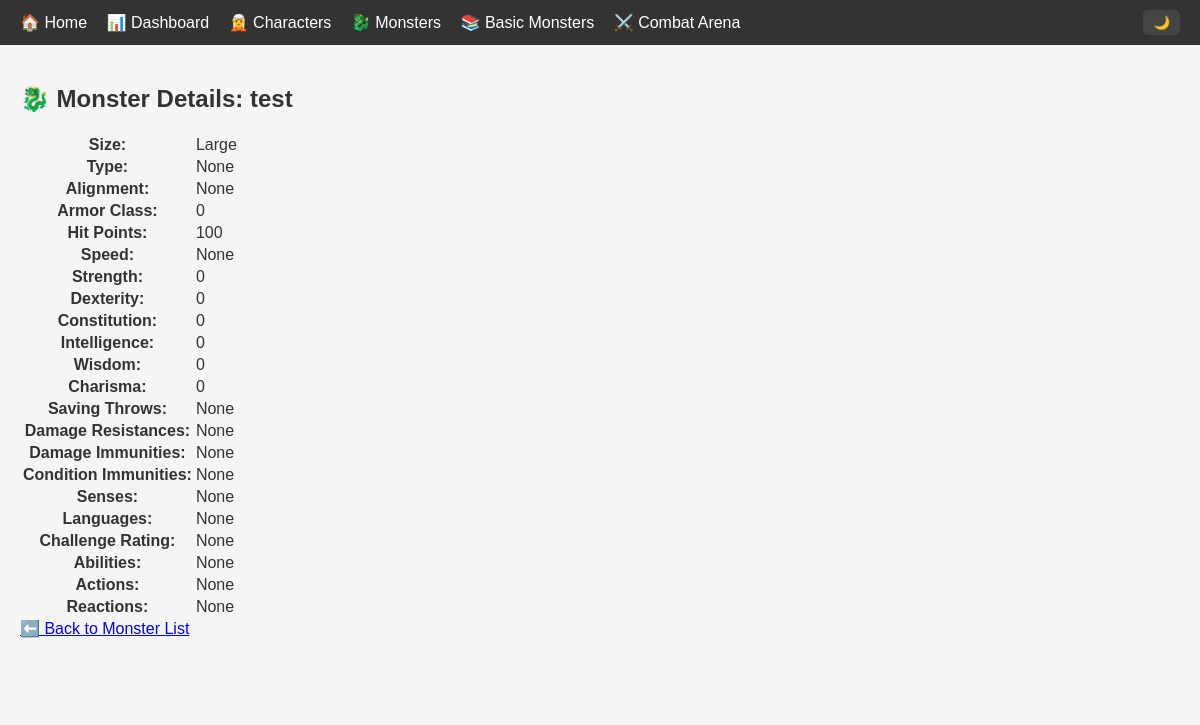
Screenshot of /accounts/monster/1/ with the database file from the repository.
### accounts/models.py (models this page shows, shortened)
class Monster(models.Model):
    name = models.CharField(max_length=100)  # Required field
    size = models.CharField(max_length=50, null=True, blank=True)
    type = models.CharField(max_length=50, null=True, blank=True)
    alignment = models.CharField(max_length=50, null=True, blank=True)
    armor_class = models.IntegerField(null=True, blank=True)
    hit_points = models.IntegerField(null=True, blank=True)
    speed = models.CharField(max_length=100, null=True, blank=True)
    strength = models.IntegerField(null=True, blank=True)
    dexterity = models.IntegerField(null=True, blank=True)
    constitution = models.IntegerField(null=True, blank=True)
    intelligence = models.IntegerField(null=True, blank=True)
    wisdom = models.IntegerField(null=True, blank=True)
    charisma = models.IntegerField(null=True, blank=True)
    saving_throws = models.TextField(null=True, blank=True)
    damage_resistances = models.TextField(null=True, blank=True)
    damage_immunities = models.TextField(null=True, blank=True)
    condition_immunities = models.TextField(null=True, blank=True)
    senses = models.TextField(null=True, blank=True)
    languages = models.TextField(null=True, blank=True)
    challenge_rating = models.CharField(max_length=20, null=True, blank=True)
    abilities = models.TextField(null=True, blank=True)
    actions = models.TextField(null=True, blank=True)
    reactions = models.TextField(null=True, blank=True)

### accounts/views.py (the view)
# urls.py: path('monster/<int:monster_id>/', views.monster_detail, name='monster_detail'),
def monster_detail(request, monster_id):
    monster = get_object_or_404(Monster, id=monster_id)
    return render(request, "accounts/monster_detail.html", {"monster": monster})

### accounts/templates/accounts/monster_detail.html
{% extends 'base.html' %}
{% block content %}
<h2>🐉 Monster Details: {{ monster.name }}</h2>
<table>
    <tr><th>Size:</th><td>{{ monster.size|default:"-" }}</td></tr>
    <tr><th>Type:</th><td>{{ monster.type|default:"-" }}</td></tr>
    <tr><th>Alignment:</th><td>{{ monster.alignment|default:"-" }}</td></tr>
    <tr><th>Armor Class:</th><td>{{ monster.armor_class|default:"0" }}</td></tr>
    <tr><th>Hit Points:</th><td>{{ monster.hit_points|default:"0" }}</td></tr>
    <tr><th>Speed:</th><td>{{ monster.speed|default:"-" }}</td></tr>
    <tr><th>Strength:</th><td>{{ monster.strength|default:"0" }}</td></tr>
    <tr><th>Dexterity:</th><td>{{ monster.dexterity|default:"0" }}</td></tr>
    <tr><th>Constitution:</th><td>{{ monster.constitution|default:"0" }}</td></tr>
    <tr><th>Intelligence:</th><td>{{ monster.intelligence|default:"0" }}</td></tr>
    <tr><th>Wisdom:</th><td>{{ monster.wisdom|default:"0" }}</td></tr>
    <tr><th>Charisma:</th><td>{{ monster.charisma|default:"0" }}</td></tr>
    <tr><th>Saving Throws:</th><td>{{ monster.saving_throws|default:"-" }}</td></tr>
    <tr><th>Damage Resistances:</th><td>{{ monster.damage_resistances|default:"-" }}</td></tr>
    <tr><th>Damage Immunities:</th><td>{{ monster.damage_immunities|default:"-" }}</td></tr>
    <tr><th>Condition Immunities:</th><td>{{ monster.condition_immunities|default:"-" }}</td></tr>
    <tr><th>Senses:</th><td>{{ monster.senses|default:"-" }}</td></tr>
    <tr><th>Languages:</th><td>{{ monster.languages|default:"-" }}</td></tr>
    <tr><th>Challenge Rating:</th><td>{{ monster.challenge_rating|default:"-" }}</td></tr>
    <tr><th>Abilities:</th><td>{{ monster.abilities|default:"-" }}</td></tr>
    <tr><th>Actions:</th><td>{{ monster.actions|default:"-" }}</td></tr>
    <tr><th>Reactions:</th><td>{{ monster.reactions|default:"-" }}</td></tr>
</table>
<a href="{% url 'monster_list' %}">⬅️ Back to Monster List</a>
{% endblock %}

### static/css/style.css (style rules this page uses)
body { font-family: 'Arial', sans-serif; margin: 0; padding: 0; background-color: var(--bg-color); color: var(--text-color); transition: background-color 0.3s, color 0.3s; }
:root { --bg-color: #f5f5f5; --text-color: #333; --navbar-bg: #333; --navbar-text: #fff; --navbar-hover-bg: #ddd; --navbar-hover-text: #000; --card-bg: #fff; --button-bg: #007bff; --button-text: #fff; }

### templates/base.html (style rules this page uses)
body { font-family: Arial, sans-serif; margin: 0; padding: 0; }

### rows the page displays
Monster: name "test", size "Large", type "None", alignment "None", armor_class "0", hit_points "100", speed "None", strength "0", dexterity "0", constitution "0", intelligence "0", wisdom "0", charisma "0", saving_throws "None", damage_resistances "None", damage_immunities "None", condition_immunities "None", senses "None", languages "None", challenge_rating "None", abilities "None", actions "None", reactions "None"
